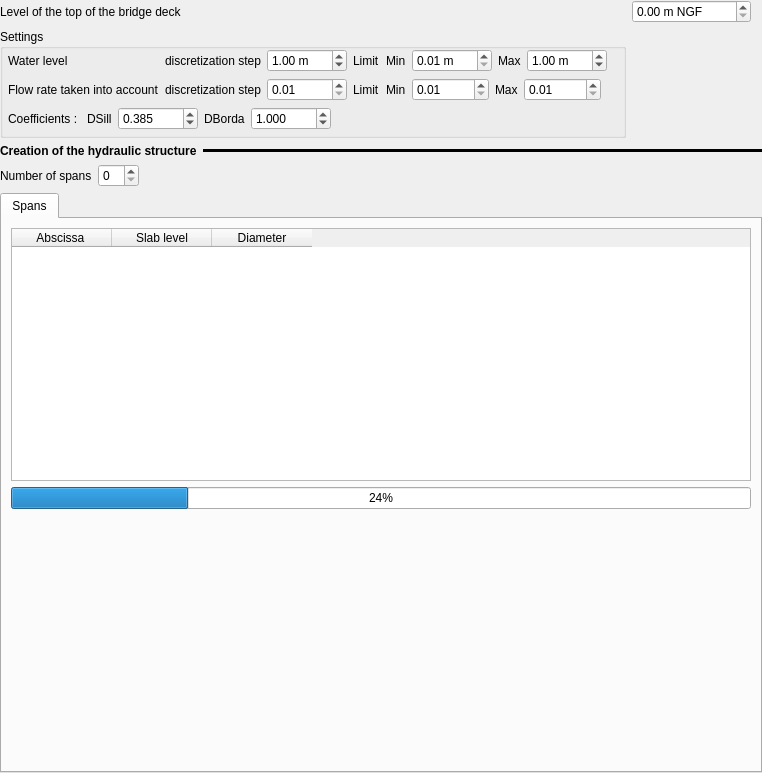
<?xml version="1.0" encoding="UTF-8"?>
<ui version="4.0">
 <class>Form</class>
 <widget class="QWidget" name="Form">
  <property name="geometry">
   <rect>
    <x>0</x>
    <y>0</y>
    <width>762</width>
    <height>773</height>
   </rect>
  </property>
  <property name="windowTitle">
   <string>Form</string>
  </property>
  <layout class="QVBoxLayout" name="verticalLayout">
   <property name="leftMargin">
    <number>0</number>
   </property>
   <property name="topMargin">
    <number>0</number>
   </property>
   <property name="rightMargin">
    <number>0</number>
   </property>
   <property name="bottomMargin">
    <number>0</number>
   </property>
   <item>
    <layout class="QGridLayout" name="gridLayout_2">
     <item row="1" column="0">
      <widget class="QLabel" name="label_6">
       <property name="text">
        <string>Level of the top of the bridge deck</string>
       </property>
      </widget>
     </item>
     <item row="1" column="1">
      <widget class="QDoubleSpinBox" name="dsb_cote_tab">
       <property name="maximumSize">
        <size>
         <width>120</width>
         <height>16777215</height>
        </size>
       </property>
       <property name="suffix">
        <string> m NGF</string>
       </property>
       <property name="maximum">
        <double>10000.000000000000000</double>
       </property>
      </widget>
     </item>
     <item row="1" column="2">
      <spacer name="horizontalSpacer_3">
       <property name="orientation">
        <enum>Qt::Horizontal</enum>
       </property>
       <property name="sizeHint" stdset="0">
        <size>
         <width>40</width>
         <height>20</height>
        </size>
       </property>
      </spacer>
     </item>
     <item row="2" column="0">
      <widget class="QGroupBox" name="groupBox_5">
       <property name="title">
        <string>Settings</string>
       </property>
       <layout class="QVBoxLayout" name="verticalLayout_18">
        <property name="leftMargin">
         <number>5</number>
        </property>
        <property name="topMargin">
         <number>0</number>
        </property>
        <property name="rightMargin">
         <number>5</number>
        </property>
        <property name="bottomMargin">
         <number>5</number>
        </property>
        <item>
         <layout class="QGridLayout" name="gridLayout_11">
          <item row="1" column="1">
           <widget class="QLabel" name="label_8">
            <property name="text">
             <string>discretization step</string>
            </property>
           </widget>
          </item>
          <item row="1" column="0">
           <widget class="QLabel" name="label_45">
            <property name="text">
             <string>Flow rate taken into account</string>
            </property>
           </widget>
          </item>
          <item row="1" column="2">
           <widget class="QDoubleSpinBox" name="dsb_q_pas">
            <property name="maximumSize">
             <size>
              <width>80</width>
              <height>16777215</height>
             </size>
            </property>
            <property name="minimum">
             <double>0.010000000000000</double>
            </property>
            <property name="maximum">
             <double>10000.000000000000000</double>
            </property>
           </widget>
          </item>
          <item row="0" column="2">
           <widget class="QDoubleSpinBox" name="dsb_h_pas">
            <property name="maximumSize">
             <size>
              <width>80</width>
              <height>16777215</height>
             </size>
            </property>
            <property name="suffix">
             <string> m</string>
            </property>
            <property name="minimum">
             <double>0.010000000000000</double>
            </property>
            <property name="maximum">
             <double>10000.000000000000000</double>
            </property>
            <property name="value">
             <double>1.000000000000000</double>
            </property>
           </widget>
          </item>
          <item row="0" column="1">
           <widget class="QLabel" name="label_9">
            <property name="text">
             <string>discretization step</string>
            </property>
           </widget>
          </item>
          <item row="0" column="3">
           <widget class="QLabel" name="label_46">
            <property name="text">
             <string>Limit</string>
            </property>
           </widget>
          </item>
          <item row="0" column="0">
           <widget class="QLabel" name="label_47">
            <property name="text">
             <string>Water level</string>
            </property>
           </widget>
          </item>
          <item row="0" column="4">
           <layout class="QHBoxLayout" name="horizontalLayout_16">
            <item>
             <widget class="QLabel" name="label_48">
              <property name="text">
               <string>Min</string>
              </property>
             </widget>
            </item>
            <item>
             <widget class="QDoubleSpinBox" name="dsb_h_min">
              <property name="maximumSize">
               <size>
                <width>80</width>
                <height>16777215</height>
               </size>
              </property>
              <property name="suffix">
               <string> m</string>
              </property>
              <property name="minimum">
               <double>0.010000000000000</double>
              </property>
              <property name="maximum">
               <double>10000.000000000000000</double>
              </property>
             </widget>
            </item>
            <item>
             <widget class="QLabel" name="label_49">
              <property name="text">
               <string>Max</string>
              </property>
             </widget>
            </item>
            <item>
             <widget class="QDoubleSpinBox" name="dsb_h_max">
              <property name="maximumSize">
               <size>
                <width>80</width>
                <height>16777215</height>
               </size>
              </property>
              <property name="suffix">
               <string> m</string>
              </property>
              <property name="minimum">
               <double>0.010000000000000</double>
              </property>
              <property name="maximum">
               <double>10000.000000000000000</double>
              </property>
              <property name="value">
               <double>1.000000000000000</double>
              </property>
             </widget>
            </item>
            <item>
             <spacer name="horizontalSpacer_16">
              <property name="orientation">
               <enum>Qt::Horizontal</enum>
              </property>
              <property name="sizeHint" stdset="0">
               <size>
                <width>40</width>
                <height>20</height>
               </size>
              </property>
             </spacer>
            </item>
           </layout>
          </item>
          <item row="1" column="3">
           <widget class="QLabel" name="label_50">
            <property name="text">
             <string>Limit</string>
            </property>
           </widget>
          </item>
          <item row="1" column="4">
           <layout class="QHBoxLayout" name="horizontalLayout_17">
            <item>
             <widget class="QLabel" name="label_51">
              <property name="text">
               <string>Min</string>
              </property>
             </widget>
            </item>
            <item>
             <widget class="QDoubleSpinBox" name="dsb_q_min">
              <property name="maximumSize">
               <size>
                <width>80</width>
                <height>16777215</height>
               </size>
              </property>
              <property name="minimum">
               <double>0.010000000000000</double>
              </property>
              <property name="maximum">
               <double>10000.000000000000000</double>
              </property>
             </widget>
            </item>
            <item>
             <widget class="QLabel" name="label_52">
              <property name="text">
               <string>Max</string>
              </property>
             </widget>
            </item>
            <item>
             <widget class="QDoubleSpinBox" name="dsb_q_max">
              <property name="maximumSize">
               <size>
                <width>80</width>
                <height>16777215</height>
               </size>
              </property>
              <property name="minimum">
               <double>0.010000000000000</double>
              </property>
              <property name="maximum">
               <double>10000.000000000000000</double>
              </property>
             </widget>
            </item>
            <item>
             <spacer name="horizontalSpacer_17">
              <property name="orientation">
               <enum>Qt::Horizontal</enum>
              </property>
              <property name="sizeHint" stdset="0">
               <size>
                <width>40</width>
                <height>20</height>
               </size>
              </property>
             </spacer>
            </item>
           </layout>
          </item>
         </layout>
        </item>
        <item>
         <layout class="QHBoxLayout" name="horizontalLayout_18">
          <item>
           <widget class="QLabel" name="label_10">
            <property name="text">
             <string>Coefficients : </string>
            </property>
           </widget>
          </item>
          <item>
           <widget class="QLabel" name="label_53">
            <property name="text">
             <string>DSill</string>
            </property>
           </widget>
          </item>
          <item>
           <widget class="QDoubleSpinBox" name="dsb_ds">
            <property name="maximumSize">
             <size>
              <width>80</width>
              <height>16777215</height>
             </size>
            </property>
            <property name="decimals">
             <number>3</number>
            </property>
            <property name="maximum">
             <double>10000.000000000000000</double>
            </property>
            <property name="value">
             <double>0.385000000000000</double>
            </property>
           </widget>
          </item>
          <item>
           <widget class="QLabel" name="label_54">
            <property name="text">
             <string>DBorda</string>
            </property>
           </widget>
          </item>
          <item>
           <widget class="QDoubleSpinBox" name="dsb_borda">
            <property name="maximumSize">
             <size>
              <width>80</width>
              <height>16777215</height>
             </size>
            </property>
            <property name="decimals">
             <number>3</number>
            </property>
            <property name="maximum">
             <double>10000.000000000000000</double>
            </property>
            <property name="singleStep">
             <double>0.100000000000000</double>
            </property>
            <property name="value">
             <double>1.000000000000000</double>
            </property>
           </widget>
          </item>
          <item>
           <spacer name="horizontalSpacer_18">
            <property name="orientation">
             <enum>Qt::Horizontal</enum>
            </property>
            <property name="sizeHint" stdset="0">
             <size>
              <width>40</width>
              <height>20</height>
             </size>
            </property>
           </spacer>
          </item>
         </layout>
        </item>
       </layout>
      </widget>
     </item>
    </layout>
   </item>
   <item>
    <layout class="QHBoxLayout" name="horizontalLayout_6">
     <item>
      <widget class="QLabel" name="label_11">
       <property name="sizePolicy">
        <sizepolicy hsizetype="Maximum" vsizetype="Preferred">
         <horstretch>0</horstretch>
         <verstretch>0</verstretch>
        </sizepolicy>
       </property>
       <property name="font">
        <font>
         <weight>75</weight>
         <bold>true</bold>
        </font>
       </property>
       <property name="text">
        <string>Creation of the hydraulic structure</string>
       </property>
      </widget>
     </item>
     <item>
      <widget class="Line" name="line_3">
       <property name="frameShadow">
        <enum>QFrame::Plain</enum>
       </property>
       <property name="lineWidth">
        <number>10</number>
       </property>
       <property name="midLineWidth">
        <number>4</number>
       </property>
       <property name="orientation">
        <enum>Qt::Horizontal</enum>
       </property>
      </widget>
     </item>
    </layout>
   </item>
   <item>
    <layout class="QHBoxLayout" name="horizontalLayout_2">
     <item>
      <widget class="QLabel" name="label_18">
       <property name="text">
        <string>Number of spans</string>
       </property>
      </widget>
     </item>
     <item>
      <widget class="QSpinBox" name="sb_nb_trav">
       <property name="maximumSize">
        <size>
         <width>80</width>
         <height>16777215</height>
        </size>
       </property>
       <property name="value">
        <number>0</number>
       </property>
      </widget>
     </item>
     <item>
      <spacer name="horizontalSpacer">
       <property name="orientation">
        <enum>Qt::Horizontal</enum>
       </property>
       <property name="sizeHint" stdset="0">
        <size>
         <width>40</width>
         <height>20</height>
        </size>
       </property>
      </spacer>
     </item>
    </layout>
   </item>
   <item>
    <widget class="QTabWidget" name="clas_met">
     <property name="currentIndex">
      <number>0</number>
     </property>
     <widget class="QWidget" name="ong_trav">
      <attribute name="title">
       <string>Spans</string>
      </attribute>
      <layout class="QVBoxLayout" name="verticalLayout_6">
       <item>
        <widget class="QTableWidget" name="tab_trav">
         <property name="sizePolicy">
          <sizepolicy hsizetype="Minimum" vsizetype="Expanding">
           <horstretch>0</horstretch>
           <verstretch>0</verstretch>
          </sizepolicy>
         </property>
         <property name="alternatingRowColors">
          <bool>true</bool>
         </property>
         <attribute name="verticalHeaderDefaultSectionSize">
          <number>24</number>
         </attribute>
         <column>
          <property name="text">
           <string>Abscissa </string>
          </property>
         </column>
         <column>
          <property name="text">
           <string>Slab level</string>
          </property>
         </column>
         <column>
          <property name="text">
           <string>Diameter</string>
          </property>
         </column>
        </widget>
       </item>
       <item>
        <widget class="QProgressBar" name="progressBar">
         <property name="value">
          <number>24</number>
         </property>
        </widget>
       </item>
       <item>
        <spacer name="verticalSpacer">
         <property name="orientation">
          <enum>Qt::Vertical</enum>
         </property>
         <property name="sizeHint" stdset="0">
          <size>
           <width>20</width>
           <height>40</height>
          </size>
         </property>
        </spacer>
       </item>
      </layout>
     </widget>
    </widget>
   </item>
  </layout>
 </widget>
 <resources/>
 <connections/>
</ui>
